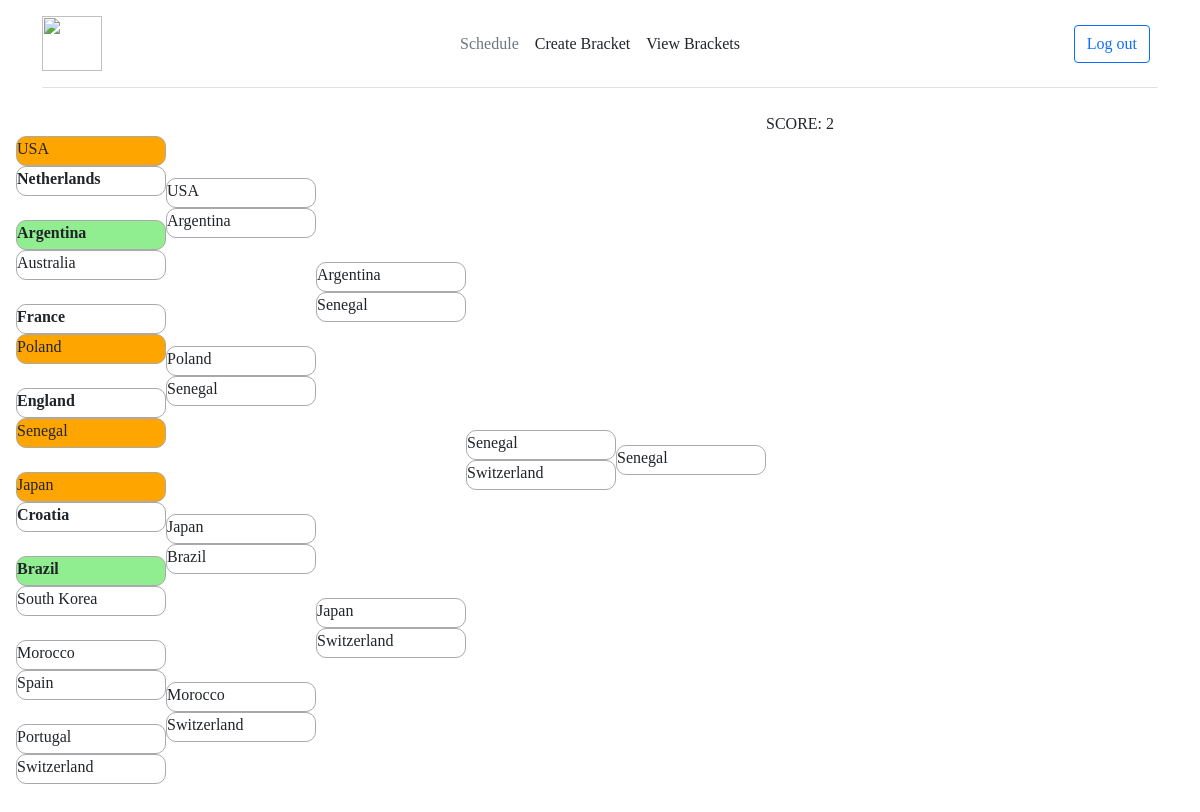
/view-bracket/ (signed in), run on the app's committed database.
### app.py (models this page shows, shortened)
class Team(db.Model):
    __tablename__ = 'Teams'
    id = id = db.Column(db.Integer, primary_key=True)
    alpha_2 = db.Column(db.Unicode, nullable=False)
    alpha_3 = db.Column(db.Unicode, nullable=False)
    name = db.Column(db.Unicode, nullable=False)
    official_name = db.Column(db.Unicode, nullable=False)
    primary_colors = db.Column(db.Unicode, nullable=False)
    secondary_colors = db.Column(db.Unicode, nullable=False)
    home_team = db.relationship('Match', backref='home_team', foreign_keys="Match.home_id")
    away_team = db.relationship('Match', backref='away_team', foreign_keys="Match.away_id")

### app.py (the view)
@app.get('/view-bracket/')
@login_required
def get_view_bracket():
    user_score, bracket = update_user_scores(current_user)
    print(bracket)
    return render_template("view_bracket.html", current_user=current_user, bracket=bracket, score=user_score)

### app.py (called while the page is built)
@app.login_manager.user_loader
def load_user(uid):
    return User.query.get(int(uid))

    def __str__(self):
        return f"Match({self.home_id} vs {self.away_id})"

### templates/view_bracket.html (shortened to what this page needs)
{% extends "base.html" %}
{% block head %}
{{super()}}
<link href="{{ url_for('static', filename='bracket.css') }}" rel="stylesheet">
{% endblock head %}
{% block main %}
{% if bracket %}
    <main id="tournament" class="containers">
<ul class="round round-1">
    <li class="spacer">&nbsp;</li>
    {% for i in range(0,8) %}
    {% set round = 1 %}
    {% set team = 'home_team' if loop.index%2 == 1 else 'away_team' %}
    {% set home_team = bracket[i*2] %}
    {% set away_team = bracket[i*2+1] %}
    <li id="round{{round}}_{{loop.index}}_home_team-li" class="game game-top {{'winner' if home_team.get('won') else ''}} {{'correct' if home_team.get('correct') else ''}} {{'incorrect' if home_team.get('correct') == False else ''}}">
        {{home_team.team_name}}
    </li>
    <li id="round{{round}}_{{loop.index}}_away_team-li" class="game game-bottom {{'winner' if away_team.get('won') else ''}} {{'correct' if away_team.get('correct') else ''}} {{'incorrect' if away_team.get('correct') == False else ''}}">
        {{away_team.team_name}}
    </li>
    <li class="spacer">&nbsp;</li>
    {% endfor %}
</ul>
<ul class="round round-2">
    <li class="spacer">&nbsp;</li>
    {% for i in range(0,4) %}
    {% set round = 2 %}
    {% set winner = 'home_team' if i%2 == 1 else 'away_team' %}
    {% set home_team = bracket[16+i*2] %}
    {% set away_team = bracket[16+i*2+1] %}
    <li id="round{{round}}_{{loop.index}}_home_team-li" class="game game-top {{'winner' if home_team.get('won') else ''}} ">
        {{home_team.team_name}}
    </li>
    <li id="round{{round}}_{{loop.index}}_away_team-li" class="game game-bottom {{'winner' if away_team.get('won') else ''}}">
        {{away_team.team_name}}
    </li>
    <li class="spacer">&nbsp;</li>
    {% endfor %}
</ul>
<ul class="round round-3">
    <li class="spacer">&nbsp;</li>
    {% for i in range(0,2) %}
    {% set round = 3 %}
    {% set team = 'home_team' if i%2 == 1 else 'away_team' %}
    {% set home_team = bracket[24+i*2] %}
    {% set away_team = bracket[24+i*2+1] %}
    <li id="round{{round}}_{{loop.index}}_home_team-li" class="game game-top {{'winner' if home_team.get('correct') else ''}}">
        {{home_team.team_name}}
    </li>
    <li id="round{{round}}_{{loop.index}}_away_team-li" class="game game-bottom {{'winner' if away_team.get('correct') else ''}}">
        {{away_team.team_name}}
    </li>
    <li class="spacer">&nbsp;</li>
    {% endfor %}
</ul>
<ul class="round round-4">
    {% for i in range(0,1) %}
    {% set round = 4 %}
    {% set team = 'home_team' if i%2 == 1 else 'away_team' %}
    {% set home_team = bracket[28+i*2] %}
    {% set away_team = bracket[28+i*2+1] %}
    <li id="round{{round}}_{{loop.index}}_home_team-li" class="game game-top {{'winner' if home_team.get('correct') else ''}}">
        {{home_team.team_name}}
    </li>
    <li id="round{{round}}_{{loop.index}}_away_team-li" class="game game-bottom {{'winner' if away_team.get('correct') else ''}}">
        {{away_team.team_name}}
    </li>
    {% endfor %}
</ul>
<ul class="round round-5">
    <li class="spacer">&nbsp;</li>
    {% set round = 5 %}
    {% set home_team = bracket[30] %}
    <li id="round{{round}}_0_home_team-li" class="game game-top {{'winner' if home_team.get('correct') else ''}}">
        {{home_team.team_name}}
    </li>
    <li class="spacer">&nbsp;</li>
</ul>
<span> SCORE: {{score}}</span>
</main>
{% else %}
<h1>No brackets yet! Go make one!</h1>
{% endif %}
{% endblock main %}

### static/headers.css (style rules this page uses)
body { font-family:'Candara'; }

### static/bracket.css (style rules this page uses)
main { display:flex; flex-direction:row; padding-left: 1em; }
.round { display:flex; flex-direction:column; justify-content:center; width:150px; list-style:none; padding:0; }
.round .spacer { flex-grow:1; }
.round .spacer:first-child, .round .spacer:last-child { flex-grow:.5; }
li.game { border-radius: 15; }
li.game.winner { font-weight:bold; }
li.game.correct { background-color: lightgreen; }
li.game.incorrect { background-color: orange; }
li.game-top { border:1px solid #aaa; border-radius: 10px; height: 30px; }
li.game-bottom { border:1px solid #aaa; border-radius: 10px; height: 30px; }

### data on the page
Team: team_name "USA", team_name "Netherlands"
Team: team_name "Argentina", team_name "Australia"
Team: team_name "France", team_name "Poland"
Team: team_name "England", team_name "Senegal"
Team: team_name "Japan", team_name "Croatia"
Team: team_name "Brazil", team_name "South Korea"

### other printed values
{{ home_team.team_name }} "Morocco" "Portugal"
{{ away_team.team_name }} "Spain" "Switzerland"
{{ home_team.team_name }} "USA" "Poland" "Japan" "Morocco"
{{ away_team.team_name }} "Argentina" "Senegal" "Brazil" "Switzerland"
{{ home_team.team_name }} "Argentina" "Japan"
{{ away_team.team_name }} "Senegal" "Switzerland"
{{ home_team.team_name }} "Senegal"
{{ away_team.team_name }} "Switzerland"
{{ score }} "2"
